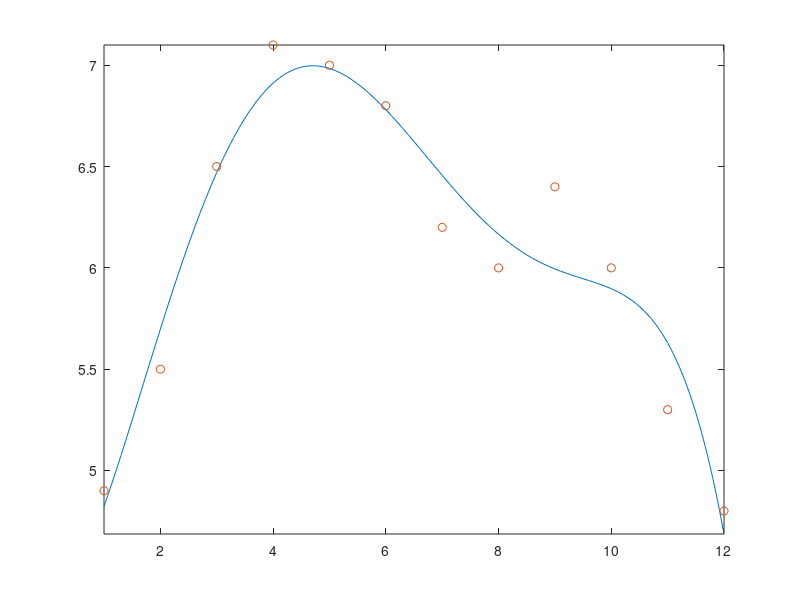

This figure's MATLAB source:

m = [1:1:12]'; 
Y = [4.9; 5.5; 6.5; 7.1; 7; 6.8; 6.2; 6; 6.4; 6; 5.3; 4.8;];

X = [ones(size(m))]; 

a = []; 
for i = 1:5 
    a(:,i) = m(:,1).^i;
end

X_fifth = [X, a]; 

c = X_fifth\Y
c = c ([6: -1:1]) ;
q = 1:0.1:12;
z = polyval (c,q);
figure
plot (q,z,m,Y,'o');
axis tight